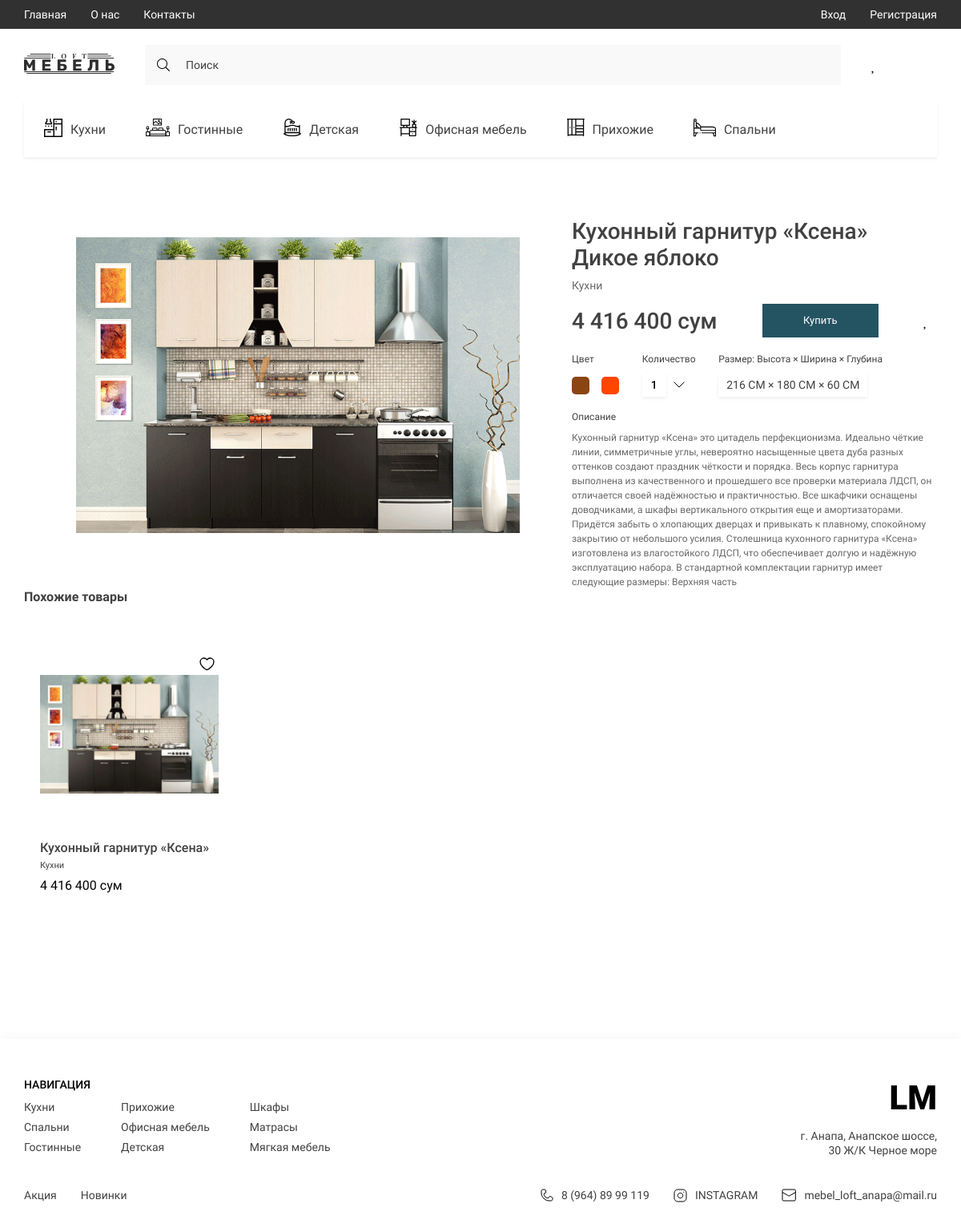
The app's page /product/kuhonnyj-garnitur-ksena-dikoe-yabloko/ with its own data.
### furniture/models.py (models this page shows, shortened)
class Category(models.Model):
    title = models.CharField(max_length=50, verbose_name='Название категории')
    image = models.ImageField(upload_to='categories/', verbose_name='Иконка категории')
    slug = models.SlugField(unique=True, null=True)
    parent = models.ForeignKey('self', on_delete=models.CASCADE, blank=True, null=True, related_name='subcategories',
                               verbose_name='Категория')
    def get_absolute_url(self):
        return reverse('category_page', kwargs={'slug': self.slug})
    def get_image_category(self):
        if self.image:
            return self.image.url
        else:
            return '-'
    def __str__(self):
        return self.title
    class Meta:
        verbose_name = 'Категория'
        verbose_name_plural = 'Категории'

class Product(models.Model):
    title = models.CharField(max_length=100, verbose_name='Название товара')
    description = models.TextField(blank=True, null=True, verbose_name='Описание к товару')
    price = models.FloatField(verbose_name='Цена товара')
    quantity = models.IntegerField(verbose_name='Количество на складе')
    created_at = models.DateTimeField(auto_now_add=True, verbose_name='Дата добавления')
    slug = models.SlugField(unique=True, null=True)
    category = models.ForeignKey(Category, on_delete=models.CASCADE, related_name='products', verbose_name='Категория')
    color_name = models.CharField(max_length=150, verbose_name='Название цвета', blank=True, null=True)
    color_code = models.CharField(max_length=150, verbose_name='Код цвета', blank=True, null=True)
    model_product = models.CharField(max_length=100, blank=True, null=True, verbose_name='Модель товара')
    depth = models.CharField(max_length=50, blank=True, null=True, verbose_name='Глубина "см"')
    width = models.CharField(max_length=50, blank=True, null=True, verbose_name='Ширина "см"')
    height = models.CharField(max_length=50, blank=True, null=True, verbose_name='Высота "см"')
    def get_absolute_url(self):
        return reverse('product', kwargs={'slug': self.slug})
    def get_image_product(self):
        if self.images:
            try:
                return self.images.first().image.url
            except:
                return '-'
        else:
            return '-'
    class Meta:
        verbose_name = 'Товар'
        verbose_name_plural = 'Товары'

class Gallery(models.Model):
    image = models.ImageField(upload_to='products/', verbose_name='Картинка товара')
    product = models.ForeignKey(Product, on_delete=models.CASCADE, related_name='images',
                                verbose_name='Товар')
    class Meta:
        verbose_name = 'Картинка товара'
        verbose_name_plural = 'Картинки товара'

### furniture/views.py (the view)
# urls.py: path('product/<slug:slug>/', ProductDetail.as_view(), name='product'),
class ProductDetail(DetailView):
    model = Product
    context_object_name = 'product'
    template_name = 'pages/product.html'
    def get_context_data(self, **kwargs):
        context = super().get_context_data()
        product = Product.objects.get(slug=self.kwargs['slug'])
        context['title'] = f'Товар {product.title}'
        products = Product.objects.filter(category=product.category)
        data = []
        for i in range(3):
            random_index = randint(0, len(products) - 1)  # Рандомный индекс
            p = products[random_index]  # Товары по рандомному индексу
            if p not in data and product != p:
                data.append(p)
        context['products'] = data
        return context

### furniture/templatetags/furniture_tags.py (called while the page is built)
@register.simple_tag()
def get_categories():
    return Category.objects.filter(parent=None)

@register.simple_tag()
def get_normal_price(price):
    return f'{int(price):_}'.replace('_', ' ')

@register.simple_tag()
def get_colors(model_product):
    products = Product.objects.filter(model_product=model_product)
    list_colors = [i.color_code for i in products]
    return list_colors

### furniture/templates/pages/product.html (shortened to what this page needs)
{% extends 'base.html' %}
{% block main %}
<main class="main">
    <div class="container">
        <section class="products">
            <div class="product__slider">
                <div class="product__slider-item active">
                    <img src="{{ product.get_image_product }}" alt="banner" class="product__slider-img">
                </div>
                {% include 'components/_detail_product.html' %}
            </div>
        </section>
        <h2 class="products__title">Похожие товары</h2>
        {% include 'components/_similar.html' %}
    </div>
</main>
{% endblock main %}

### furniture/templates/components/_cart_category.html
{% load static %}
{% load furniture_tags %}
{% get_categories as categories %}
{% for category in categories %}
<li>
    <a href="{{ category.get_absolute_url }}" class="header__list-links">
        <span class="header__list-img">
            <img src="{{ category.get_image_category }}" alt="icons">
        </span>
        {{ category.title }}
    </a>
</li>
{% endfor %}

### furniture/templates/components/_detail_product.html (shortened to what this page needs)
{% load static %}
{% load furniture_tags %}
{% get_colors product.model_product  as colors %}
<div class="product__slider-parameters">
    <h1 class="product__title">{{ product.title }}</h1>
    <span class="product__categories">{{ product.category }}</span>
    <div class="product__links">
        <h2 class="product__links-price"><span>{% get_normal_price product.price %}</span> сум</h2>
        <a href="#!" class="product__links-buy">Купить</a>
        <a href="" class="products__item-heart product__links-add">
            </a>
    </div>
    <ul class="paremeters__list">
        <div class="paremetes__list-item">
            <h3 class="paremeters__list-title">Цвет</h3>
            <div class="box_color">
                {% for color in colors %}
                <a href="{% url 'product_color' product.model_product color %}" class="color_squer"
                   style="background: {{ color }}"></a>
                {% endfor %}
            </div>
        </div>
        <li class="paremetes__list-item">
            <h3 class="paremeters__list-title">Количество</h3>
            <a href="#!" class="paremeters__list-btn">
                <div class="paremeters__count"><span>1</span></div>
                <img src="{% static 'furniture/assets/icons/arrow-black.svg' %}" alt="arrow-down">
            </a>
        </li>
        <li class="paremetes__list-item">
            <h3 class="paremeters__list-title">Размер: Высота × Ширина × Глубина</h3>
            <div class="paremeters__size">{{ product.height }} СМ × {{ product.width }} СМ × {{ product.depth }} СМ
            </div>
        </li>
    </ul>
    <p class="product__descr"><span class="product__descr-title">Описание</span>{{ product.description }}</p>
</div>

### furniture/templates/components/_product_cart.html (shortened to what this page needs)
{% load static %}
{% load furniture_tags %}
<div class="products__item">
    {% if request.user.is_authenticated %}
    {% get_favorite_products request.user as fav_products %}
    {% endif %}
    {% if product in fav_products and request.user.is_authenticated %}
    <a href="{% url 'save_favorite' product.slug %}" class="products__item1-heart">
        <svg width="19" height="17" viewBox="0 0 28 24" fill="#FF0000" xmlns="http://www.w3.org/2000/svg">
            <path
                    d="M8.375 1C4.57813 1 1.5 4.07813 1.5 7.875C1.5 14.75 9.625 21 14 22.4538C18.375 21 26.5 14.75 26.5 7.875C26.5 4.07813 23.4219 1 19.625 1C17.3 1 15.2438 2.15438 14 3.92125C13.3661 3.01825 12.5239 2.28131 11.5447 1.77281C10.5656 1.2643 9.47831 0.999222 8.375 1Z"
                    stroke="#000000" stroke-width="2" stroke-linecap="round" stroke-linejoin="round"/>
        </svg>
    </a>
    {% else %}
    <a href="{% url 'save_favorite' product.slug %}" class="products__item1-heart">
    </a>
    {% endif %}
    <a href="{{ product.get_absolute_url }}"> <img src="{{ product.get_image_product }}" alt=""
                                                   class="products__item-img"></a>
    <div class="products__item-text">
        <h3 class="products__item-title">{{ product.title }}</h3>
        <div class="products__item-desrc">{{ product.category }}</div>
        <div class="products__item-price">{% get_normal_price product.price %} сум</div>
    </div>
</div>

### furniture/static/furniture/style/style.css (style rules this page uses)
:root { --containerWidth: 1140px; --primaryColor: #414141; --primaryFont: 'Roboto'; --mainColor: #245462; }
* { padding: 0; margin: 0; box-sizing: border-box; text-decoration: none; list-style: none; font-family: var(--primaryFont); }
.container { width: 100%; max-width: calc(var(--containerWidth) + 30px); margin: 0 auto; padding: 0 15px; }
.header__list-links { padding: 24px 25px; display: flex; justify-content: center; align-items: center; height: 70px; transition: background .3s linear, color .3s linear; width: max-content; font-family: 'Roboto'; font-size: 16px; line-height: 19px; color: #414141; }
.header__list-links img { margin-right: 10px; min-width: 18px; transition: filter .3s linear; }
.main { width: 100%; flex-grow: 1; padding-bottom: 150px; }
.products { width: 100%; display: flex; flex-direction: column; margin-top: 30px; }
.products__title { font-size: 16px; line-height: 19px; color: #414141; margin-bottom: 35px; }
.products__item { display: flex; justify-content: center; flex-direction: column; align-items: center; padding: 53px 20px 32px; transition: transform .3s linear; position: relative; }
.products__item-text { width: 100%; margin-top: 54px; }
.products__item-title { font-weight: 500; font-size: 16px; line-height: 19px; color: #414141; }
.products__item-desrc { font-size: 11px; line-height: 13px; color: #414141; margin: 6px 0 9px; }
.products__item1-heart { position: absolute; top: 21px; right: 15px; display: flex; padding: 10px; }
.products__item-heart::before { content: '\f004'; font-family: 'heart'; color: #000; }
.products__item-img { width: 100%; }
.product__slider { display: flex; justify-content: space-between; }
.product__slider-item { width: 100%; height: 100%; display: flex; justify-content: center; align-items: center; padding: 40px; position: absolute; top: 0; left: 0; transition: .3s linear; opacity: 0; visibility: hidden; }
.product__slider-item.active { opacity: 1; visibility: visible; position: relative; }
.product__slider-img { max-width: 600px; width: calc(100% - 50px); }
.product__slider-parameters { display: flex; flex-direction: column; justify-content: space-between; width: 100%; max-width: 456px; }
.product__title { font-weight: 500; font-size: 28px; line-height: 33px; color: #414141; margin: 16px 0 10px; }
.product__categories { display: block; font-size: 14px; line-height: 16px; color: #686868; margin-bottom: 15px; }
.product__links { display: flex; align-items: center; justify-content: space-between; }
.product__links-price { font-weight: 500; font-size: 28px; line-height: 33px; color: #414141; }
.product__links-buy { display: flex; width: max-content; padding: 12px 50px 13px; transition: color .3s linear, background .3s linear; font-size: 13px; line-height: 15px; color: #FFFFFF; text-transform: capitalize; background: var(--mainColor); border: 1px solid var(--mainColor); }
.product__links-add { display: flex; justify-content: center; align-items: center; font-size: 12px; line-height: 14px; position: static; color: #414141; }
.product__links-add::before { margin-right: 10.5px; font-size: 20px; }
.paremeters__list { display: flex; align-items: flex-start; justify-content: space-between; width: 100%; max-width: 388px; margin: 20px 0 18px; }
.paremetes__list-item { display: flex; flex-direction: column; justify-content: space-between; align-items: flex-start; position: relative; }
.paremeters__list-title { font-style: normal; font-weight: normal; font-size: 12px; line-height: 14px; color: #414141; margin-bottom: 10px; }
.paremeters__list-btn { display: flex; justify-content: space-between; align-items: center; }
.paremeters__list-btn img { display: block; margin-left: 12px; transform: rotate(90deg); }
.paremeters__color, .paremeters__count { width: 30px; height: 30px; background: #FFC107; box-shadow: 0px 2px 4px rgba(0, 0, 0, 0.07); }
.paremeters__count { background: #FFFFFF; font-weight: 500; font-size: 14px; line-height: 16px; display: flex; align-items: center; justify-content: center; color: #000000; }
.paremeters__size { display: block; padding: 7px 10px; box-shadow: 0px 2px 4px rgba(0, 0, 0, 0.07); background: #fff; font-size: 14px; line-height: 16px; color: #414141; }
.product__descr { width: 100%; font-size: 12px; line-height: 18px; color: #686868; }
.product__descr-title { display: block; margin-bottom: 10px; font-size: 12px; line-height: 14px; color: #414141; }

### records on screen
Category: get_image_category (picture), title "Кухни"
Category: get_image_category (picture), title "Гостинные"
Category: get_image_category (picture), title "Детская"
Category: get_image_category (picture), title "Офисная мебель"
Category: get_image_category (picture), title "Прихожие"
Category: get_image_category (picture), title "Спальни"
Product: get_image_product (picture), title "Кухонный гарнитур «Ксена» Дикое яблоко", category "Кухни", price "4 416 400", height "216", width "180", depth "60", description "Кухонный гарнитур «Ксена» это цитадель перфекционизма. Идеально чёткие линии, симметричные углы, невероятно насыщенные цвета дуба разных оттенков создают праздник чёткости и порядка. Весь корпус гарнитура выполнена из качественного и прошедшего все проверки материала ЛДСП, он отличается своей надёжностью и практичностью. Все шкафчики оснащены доводчиками, а шкафы вертикального открытия еще и амортизаторами. Придётся забыть о хлопающих дверцах и привыкать к плавному, спокойному закрытию от небольшого усилия. Столешница кухонного гарнитура «Ксена» изготовлена из влагостойкого ЛДСП, что обеспечивает долгую и надёжную эксплуатацию набора. В стандартной комплектации гарнитур имеет следующие…"
Product: get_image_product (picture), title "Кухонный гарнитур «Ксена»", category "Кухни", price "4 416 400"
